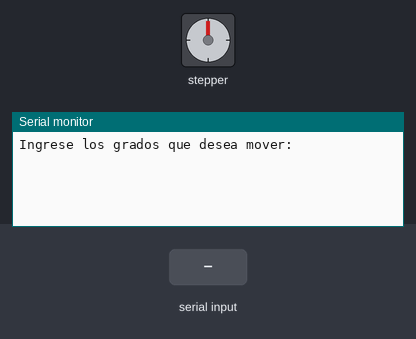
This sketch was run on a simulated Arduino Uno, built with avr-gcc and run on an emulated ATmega328P. On the bench: stepper motor, the last lines printed to the serial monitor. Wiring (inferred from the names in the program): stepper motor (2048 steps per turn assumed): coils pin 2, pin 3, pin 4, pin 5. Inputs (shaded band) come from the test bench.

Above: at 1.2 s.
1.3 s: "90,45\n" received over Serial
At 2.5 s:
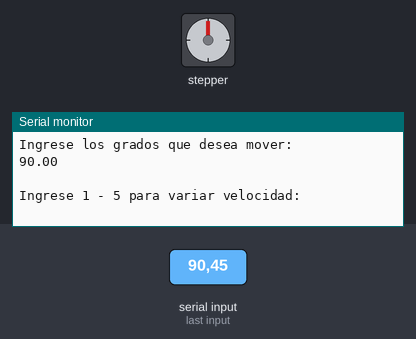
2.8 s: "30,150\n" received over Serial
At 4.61 s:
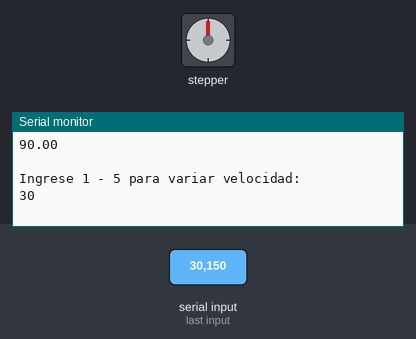
Timing chart, 0 to 6.1 s (numbered marks = the images above; inputs shaded):
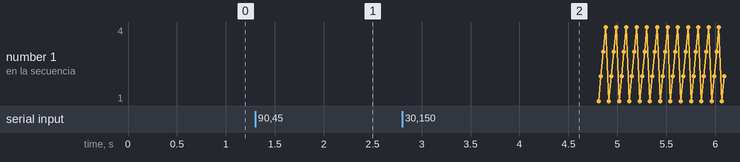

Measured:
- after the input at 1.3 s, the serial monitor: prints a new line at once (image 1)
- after the input at 2.8 s, the serial monitor: prints a new line after 1.5 s (image 2)

The sketch:

stepper.ino
```cpp
#define r (2)
#define b (3)
#define y (4)
#define w (5)
#define v1 10
#define v2 40
#define v3 70
#define v4 100
#define v5 130

int i = 0;
int valor2 = 0;
void setup() {
  // put your setup code here, to run once:
  Serial.begin(9600);
  pinMode(w, OUTPUT);
  pinMode(b, OUTPUT);
  pinMode(r, OUTPUT);
  pinMode(y, OUTPUT);
  Serial.println("Ingrese los grados que desea mover: ");
}

void loop() {
  // put your main code here, to run repeatedly:
  float valor = leer();
  if ( valor != 0) {
    Serial.println(valor);
    Serial.println(" ");
    Serial.println("Ingrese 1 - 5 para variar velocidad: ");
    delay(3000);
    valor2 = leer2();
    while (valor2  != 0) {
      Serial.println(valor2);
      Serial.println(" ");
      delay(500);
      float pasos = round(valor / 0.9);
      stepperMover(pasos);
      Serial.println("Ingrese los grados que desea mover: ");
      valor2 = 0;
    }
  }
}

int velocidad(int val) {
  int milis = 0;
  switch (val) {
    case 1:
      milis = v1;
      break;
    case 2:
      milis = v2;
      break;
    case 3:
      milis = v3;
      break;
    case 4:
      milis = v4;
      break;
    case 5:
      milis = v5;
      break;
    default:
      break;
  }
  return milis;
}

float leer() {
  float data = 0;
  if (Serial.available() > 0)
  {
    String str = Serial.readStringUntil('\n');
    data = str.toFloat();
  }
  return data;
}

int leer2() {
  int data = 0;
  if (Serial.available() > 0)
  {
    String str = Serial.readStringUntil('\n');
    data = str.toInt();
  }
  return data;
}

void stepperMover(float pasos) {
  if (pasos >= 0) {
    stepperUp(pasos);
  } else if (pasos < 0) {
    if(i == 0){
      i = 5;
    }
    stepperDown(pasos);
  }
}

void stepperUp(float pasos) {
  int t = 0;
  while (t < pasos) {
    i++;
    if (i == 5) {
      i = 1;
      Serial.println("---");
    }
    sequence(i);
    t++;
    Serial.print("Va en la secuencia : ");
    Serial.println(i);
  }
  Serial.println("---");
  Serial.println("   ");
}

void stepperDown(float pasos) {
  int t = pasos * -1;
  while (t > 0) {
    i--;
    if (i == 0) {
      i = 4;
      Serial.println("---");
    }
    sequence(i);
    t--;
    Serial.print("Va en la secuencia : ");
    Serial.println(i);
  }
  Serial.println("---");
  Serial.println("   ");
}

void sequence(int p) {
  int vel = velocidad(valor2);
  switch (p) {
    case 1:
      digitalWrite(w, HIGH);
      digitalWrite(b, LOW);
      digitalWrite(y, LOW);
      digitalWrite(r, LOW);
      delay(vel);
      break;
    case 2:
      digitalWrite(w, LOW);
      digitalWrite(b, HIGH);
      digitalWrite(y, LOW);
      digitalWrite(r, LOW);
      delay(vel);
      break;
    case 3:
      digitalWrite(w, LOW);
      digitalWrite(b, LOW);
      digitalWrite(y, HIGH);
      digitalWrite(r, LOW);
      delay(vel);
      break;
    case 4:
      digitalWrite(w, LOW);
      digitalWrite(b, LOW);
      digitalWrite(y, LOW);
      digitalWrite(r, HIGH);
      delay(vel);
      break;
    default:
      break;
  }
}
```
